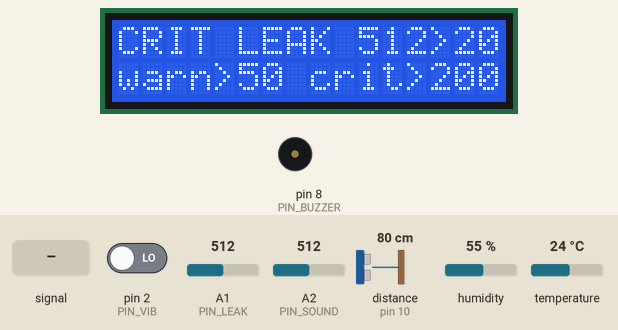
Recording of a sketch running on a simulated Arduino Uno, built with avr-gcc and run on an emulated ATmega328P. Parts: 16×2 character LCD, buzzer (waves = sounding). Wiring (inferred from the names in the program): ultrasonic range finder: trigger pin 9; echo pin 10. The test bench sets the inputs (shaded band); at power-on: A1 (PIN_LEAK) = 512, temperature 24 °C, pin 2 (PIN_VIB) LOW, A2 (PIN_SOUND) = 512, distance to the obstacle (sensor on pin 10) 80 cm, humidity 55 %. The echo pulse lasts 58.3 µs per cm; what the sketch prints to the serial monitor is not drawn.

Above: at 2.3 s.
2.4 s: A1 (PIN_LEAK) set to 211
At 3.44 s:
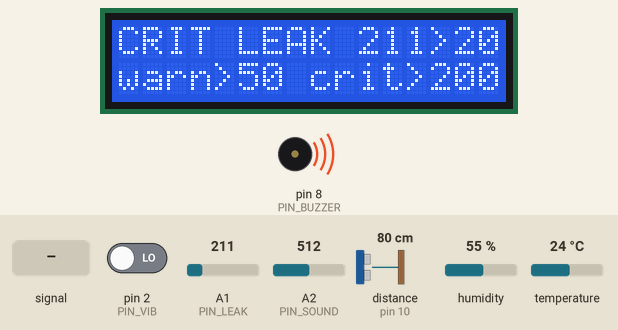
4.6 s: A1 (PIN_LEAK) set to 191
At 6.9 s:
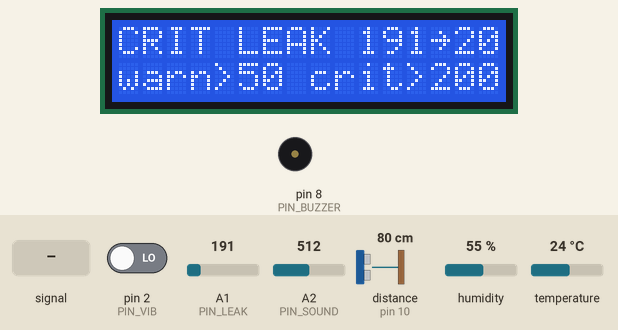
9.2 s: A2 (PIN_SOUND) fed a 200 Hz sine of ±460 counts around its level
At 11.9 s:
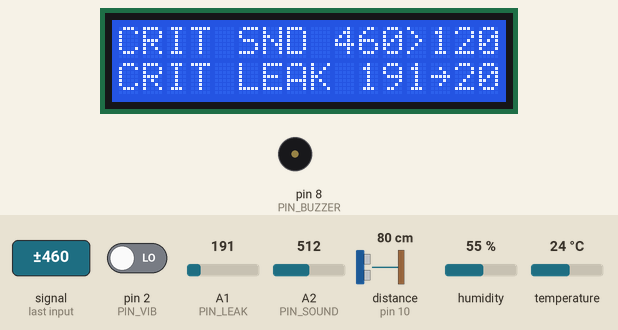
12.2 s: temperature set to 41 °C
At 14.1 s:
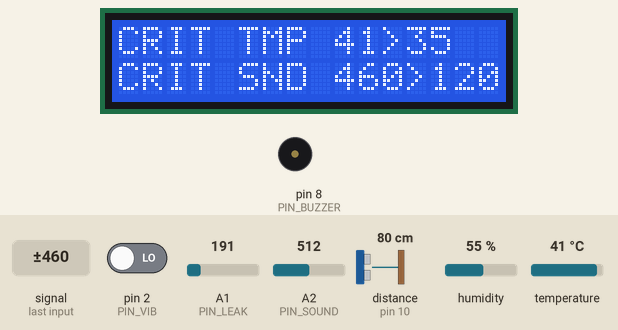
16.2 s: A2 (PIN_SOUND) fed a 200 Hz sine of ±81 counts around its level
At 20.4 s:
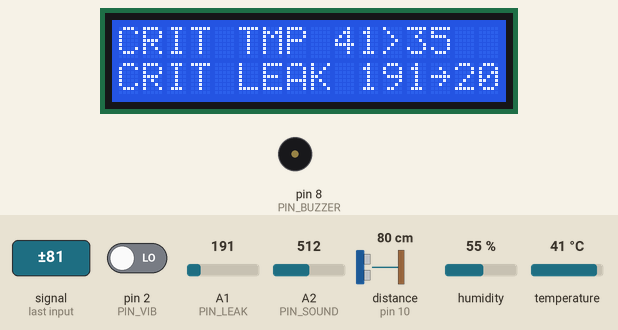
20.6 s: A1 (PIN_LEAK) set to 30
At 25.1 s:
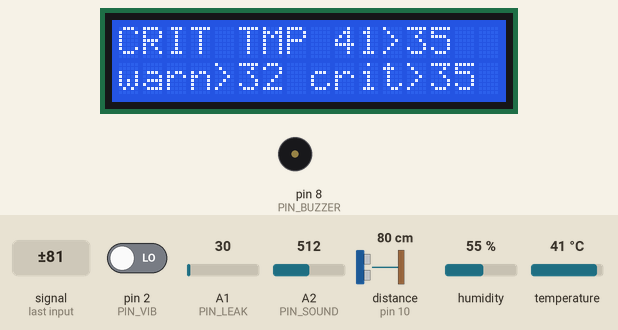
Timing chart, 0 to 26.0 s (numbered marks = the images above; inputs shaded):
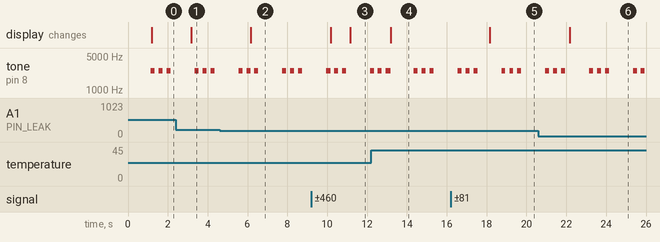

Measured:
- the behaviour switches between 200 and 199 on A1 (PIN_LEAK) (found by bisection; images 1 and 2)
- after the input at 2.4 s, the display: changes after 0.77 s (image 1)
- after the input at 4.6 s, the display: changes after 1.6 s (image 2)
- after the input at 9.2 s, the display: first changes after 0.98 s (image 3 shows a later state)
- after the input at 12.2 s, the display: changes after 0.98 s (image 4)
- after the input at 16.2 s, the display: changes after 2.0 s (image 5)
- after the input at 20.6 s, the display: changes after 1.6 s (image 6)
- by itself, tone on pin 8 (PIN_BUZZER): repeats every 2.2 s: 2 × (silent 0.20 s, 2500 Hz 0.20 s), silent 1.2 s, 2500 Hz 0.20 s

The sketch:

machine_monitor.ino
```cpp
// Predictive Machine Health Monitor - device tier (Arduino Uno).
//
// Reads the sensors, prints one CSV line per second over USB serial (115200 baud, format in
// docs/DATA_CONTRACT.md), and runs the stand-alone device rules: dev_state, buzzer, 16x2 LCD.
// Works with no laptop connected.
//
// Limits, hysteresis, hold time and which sensors are fitted come from config_generated.h,
// generated from backend/config/sensors.json + settings.json (gen_firmware_config.py).
// Never edit limits here.
//
// Uno constraints: 2 KB RAM, so no String class, F()/PROGMEM for literal text, and no
// delay() in loop(): everything is scheduled with millis().

#include <avr/wdt.h>

#ifndef PARITY_TEST
#define PARITY_TEST 0          // 1 = run the state machine parity vectors at boot (firmware_parity.py)
#endif

#include "config_generated.h"
#include "state_machine.h"
#include "buzzer.h"
#include "display.h"

#if USE_DHT11
#include <DHT.h>
#endif
#if USE_INA219
#include <Adafruit_INA219.h>
#endif

// ---- user settings ----------------------------------------------------------------------
#define FW_VERSION "1.0.2"
#ifndef BUZZER_ENABLED
#define BUZZER_ENABLED 1       // 0 = silent (testing); patterns and LCD still run
#endif
#ifndef BUZZER_PASSIVE
#define BUZZER_PASSIVE 1       // 1 = passive buzzer, driven with tone() (the fitted module); 0 = active, steady HIGH
#endif
#ifndef BUZZER_FREQ_HZ
#define BUZZER_FREQ_HZ 2500    // tone pitch for a passive buzzer (clearly audible at 2-2.7 kHz)
#endif
// Optional: power the leak sensor from this pin only while reading (less corrosion by
// electrolysis). Not used now: the sensor's + is wired to 5V. To use it, move the sensor's
// + wire to the pin (e.g. D7) and uncomment:
// #define LEAK_POWER_PIN 7

// ---- pins (firmware/README.md) -----------------------------------------------------------
#define PIN_VIB     2          // SW-420 DO, INT0
#define PIN_BUZZER  8
#define PIN_TRIG    9          // HC-SR04
#define PIN_ECHO    10
#define PIN_DHT     A0
#define PIN_LEAK    A1
#define PIN_SOUND   A2

// ---- timing ------------------------------------------------------------------------------
#define TICK_MS            1000UL   // one CSV line per second
#define DHT_EVERY_TICKS    2        // DHT11: at most one read per 2 s
#define DHT_MAX_FAILS      3        // consecutive failed reads before the fields go empty
#define PHASE_LEAK_ON_MS   300      // offsets inside each second, so blocking reads never
#define PHASE_LEAK_READ_MS 320      // land on the output tick (20 ms for a powered leak sensor)
#define PHASE_DIST_MS      500
#define PHASE_DHT_MS       700
#define ECHO_TIMEOUT_US    25000UL  // HC-SR04: > 400 cm round trip (23.3 ms)
#define STATS_EVERY_MS     60000UL  // "# free_ram=... loop_max_ms=..." comment line

// ---- sound: peak deviation from a running baseline ----------------------------------------
#define SOUND_QUIET        20       // |sample - baseline| below this counts as quiet
#define SOUND_EMA_SHIFT    10       // baseline EMA: alpha = 1/1024 per sample (only when quiet)
#define SOUND_RESEED_TICKS 10       // seconds with no quiet sample -> re-seed the baseline

// CSV decimals per column (DATA_CONTRACT.md section 3), in IDX_* order.
static const uint8_t CSV_DECIMALS[SENSOR_COUNT] = {1, 1, 0, 0, 0, 1, 1, 2};

static StateMachine sm;
static Buzzer buzzer;
static Display display;
#if USE_DHT11
static DHT dht(PIN_DHT, DHT11);
#endif
#if USE_INA219
static Adafruit_INA219 ina219;
static bool inaOk = false;
#endif

static float values[SENSOR_COUNT];      // the current row; NAN = empty field

// Sound
static int32_t soundBase = 0;            // baseline x 1024
static uint16_t soundPeak = 0;           // max deviation in the current second
static uint32_t soundSum = 0;            // for re-seeding
static uint16_t soundCount = 0;
static bool soundQuietSeen = false;
static uint8_t soundLoudTicks = 0;

// Vibration (ISR)
static volatile uint16_t vibEdges = 0;

// DHT11
static float dhtTemp = NAN, dhtHum = NAN;
static uint8_t dhtFails = 0;

// Scheduler
static uint32_t lastTick = 0;
static uint32_t tickCount = 0;
static bool leakOnDone = false, leakReadDone = false, distDone = false, dhtDone = false;
static uint32_t lastStats = 0;
static uint32_t loopMaxUs = 0;
static float leakValue = NAN, distValue = NAN;

static void onVibration() {
  if (vibEdges < 65535) vibEdges++;
}

static int freeRam() {
  extern int __heap_start, *__brkval;
  int v;
  return (int)&v - (__brkval == 0 ? (int)&__heap_start : (int)__brkval);
}

static const __FlashStringHelper* stateName(uint8_t s) {
  return s == LVL_CRITICAL ? F("CRITICAL") : (s == LVL_WARNING ? F("WARNING") : F("NORMAL"));
}

// ---- sensors -----------------------------------------------------------------------------

static void soundSample(uint32_t now) {
#if USE_SOUND
  if (buzzer.blanking(now)) return;      // sensor blanking: the mic would hear our own beep
  int s = analogRead(PIN_SOUND);
  int base = (int)(soundBase >> SOUND_EMA_SHIFT);
  uint16_t dev = (uint16_t)abs(s - base);
  if (dev > soundPeak) soundPeak = dev;
  if (dev < SOUND_QUIET) {
    soundBase += s - (soundBase >> SOUND_EMA_SHIFT);    // EMA, updated only when quiet
    soundQuietSeen = true;
  }
  soundSum += s;
  soundCount++;
#endif
}

// 1 s of samples at boot: the starting baseline (keep the room quiet).
static void soundCalibrate() {
#if USE_SOUND
  uint32_t sum = 0, n = 0, start = millis();
  while (millis() - start < 1000UL) {
    sum += analogRead(PIN_SOUND);
    n++;
  }
  soundBase = (int32_t)(sum / n) << SOUND_EMA_SHIFT;
  Serial.print(F("# sound_baseline="));
  Serial.println(sum / n);
#endif
}

// Peak of the last second; resets the window. Re-seeds the baseline if no sample was quiet
// for SOUND_RESEED_TICKS seconds (the module's DC level moved), so it can never get stuck.
static float soundTake() {
#if USE_SOUND
  float peak = soundPeak;
  if (soundQuietSeen) {
    soundLoudTicks = 0;
  } else if (++soundLoudTicks >= SOUND_RESEED_TICKS && soundCount) {
    soundBase = (int32_t)(soundSum / soundCount) << SOUND_EMA_SHIFT;
    soundLoudTicks = 0;
  }
  soundPeak = 0;
  soundSum = 0;
  soundCount = 0;
  soundQuietSeen = false;
  return peak;
#else
  return NAN;
#endif
}

static float vibTake() {
#if USE_VIBRATION
  noInterrupts();                        // copy and clear atomically
  uint16_t n = vibEdges;
  vibEdges = 0;
  interrupts();
  return n;
#else
  return NAN;
#endif
}

static void dhtRead() {
#if USE_DHT11
  // The library blocks ~25 ms (20 ms start signal for the DHT11).
  bool ok = dht.read(true);
  float t = ok ? dht.readTemperature() : NAN;
  float h = ok ? dht.readHumidity() : NAN;
  if (ok && !isnan(t) && !isnan(h)) {
    dhtTemp = t;
    dhtHum = h;
    dhtFails = 0;
  } else if (++dhtFails >= DHT_MAX_FAILS) {
    dhtTemp = dhtHum = NAN;              // sensor fault: fields go empty
    dhtFails = DHT_MAX_FAILS;
  }
#endif
}

// Leak, in two steps 20 ms apart (non-blocking): power the sensor (only with LEAK_POWER_PIN),
// then read it once it has settled and power it off again.
static void leakStart() {
#ifdef LEAK_POWER_PIN
  digitalWrite(LEAK_POWER_PIN, HIGH);
#endif
}

static void leakRead() {
#if USE_LEAK
  analogRead(PIN_LEAK);                  // first read after switching the ADC channel settles it
  leakValue = analogRead(PIN_LEAK);
#ifdef LEAK_POWER_PIN
  digitalWrite(LEAK_POWER_PIN, LOW);
#endif
#endif
}

// HC-SR04: 400 = no echo (nothing in range, clear); NAN = the module does not answer.
// pulseIn() as in firmware/tests/test_ultrasonic (the bench-tested numbers).
static void distanceRead() {
#if USE_HCSR04
  if (digitalRead(PIN_ECHO) == HIGH) {   // still high from before: cannot measure
    distValue = NAN;
    return;
  }
  digitalWrite(PIN_TRIG, LOW);
  delayMicroseconds(2);
  digitalWrite(PIN_TRIG, HIGH);
  delayMicroseconds(10);
  digitalWrite(PIN_TRIG, LOW);
  unsigned long us = pulseIn(PIN_ECHO, HIGH, ECHO_TIMEOUT_US);
  if (us == 0) {
    // Echo still HIGH at the timeout: the module is waiting for an echo that never came,
    // i.e. nothing within range. Echo LOW: no pulse at all, the module did not answer.
    distValue = digitalRead(PIN_ECHO) == HIGH ? DISTANCE_CM_OUT_OF_RANGE : NAN;
    return;
  }
  float cm = us / 58.0f;
  distValue = cm > DISTANCE_CM_OUT_OF_RANGE ? DISTANCE_CM_OUT_OF_RANGE : cm;
#endif
}

static void ina219Read() {
#if USE_INA219
  if (inaOk) {
    values[IDX_CURRENT_MA] = ina219.getCurrent_mA();
    values[IDX_BUS_V] = ina219.getBusVoltage_V();
    return;
  }
#endif
  values[IDX_CURRENT_MA] = NAN;
  values[IDX_BUS_V] = NAN;
}

// ---- output ------------------------------------------------------------------------------

static void printRow(uint32_t ms) {
  Serial.print(ms);
  for (uint8_t i = 0; i < SENSOR_COUNT; i++) {
    Serial.print(',');
    if (isnan(values[i])) continue;      // empty field rule: never 0 / -1 / NaN
    if (CSV_DECIMALS[i] == 0) {
      Serial.print((long)values[i]);
    } else {
      Serial.print(values[i], CSV_DECIMALS[i]);
    }
  }
  Serial.print(',');
  Serial.println(stateName(sm.state));
}

static void tick(uint32_t now) {
  values[IDX_TEMP_C] = dhtTemp;
  values[IDX_HUMIDITY] = dhtHum;
  values[IDX_SOUND_PEAK] = soundTake();
  values[IDX_VIB_COUNT] = vibTake();
  values[IDX_LEAK_RAW] = USE_LEAK ? leakValue : NAN;
  values[IDX_DISTANCE_CM] = USE_HCSR04 ? distValue : NAN;
  ina219Read();

  uint8_t before = sm.state;
  sm.update(values);
  if (sm.state == LVL_WARNING && before != LVL_WARNING) buzzer.beep(80);   // chirp
  buzzer.setCritical(sm.state == LVL_CRITICAL);

  printRow(now);
  display.render(sm, values, now / 1000UL);
}

#if PARITY_TEST
// Feeds every parity case through a fresh StateMachine and prints one comment line per row:
//   # parity,<case>,<row>,<STATE>,<hold_remaining or empty>,<first reason sensor index or empty>
static void runParity() {
  display.showP(PSTR("PARITY TEST"), PSTR("see serial"));
  float row[SENSOR_COUNT];
  uint16_t total = 0;
  for (uint8_t c = 0; c < PARITY_CASE_COUNT; c++) {
    const ParityCase& pc = PARITY_CASES[c];
    StateMachine p;
    p.begin(pc.rules, pc.count, pc.hold);
    for (uint8_t r = 0; r < pc.rows; r++) {
      for (uint8_t i = 0; i < pc.count; i++) row[i] = pgm_read_float(&pc.values[r * pc.count + i]);
      p.update(row);
      Serial.print(F("# parity,"));
      Serial.print(pc.name);
      Serial.print(',');
      Serial.print(r + 1);
      Serial.print(',');
      Serial.print(stateName(p.state));
      Serial.print(',');
      if (p.holdRemaining() >= 0) Serial.print(p.holdRemaining());
      Serial.print(',');
      if (p.reasonCount) Serial.print(p.reasons[0].sensor);
      Serial.println();
      total++;
    }
  }
  Serial.print(F("# parity_done,"));
  Serial.println(total);
}
#endif

// ---- setup / loop ------------------------------------------------------------------------

void setup() {
  wdt_disable();
  Serial.begin(115200);
  Serial.println(F("# fw machine_monitor v" FW_VERSION));
  buzzer.begin(PIN_BUZZER, BUZZER_ENABLED, BUZZER_PASSIVE, BUZZER_FREQ_HZ);

  bool lcd = display.begin();
  display.showP(PSTR("Machine Monitor"), PSTR("Calibrating..."));
  Serial.println(lcd ? F("# lcd=ok") : F("# lcd=not found (running without it)"));

#if PARITY_TEST
  runParity();
#endif

#if USE_VIBRATION
  pinMode(PIN_VIB, INPUT);
  attachInterrupt(digitalPinToInterrupt(PIN_VIB), onVibration, CHANGE);
#endif
#if USE_HCSR04
  pinMode(PIN_TRIG, OUTPUT);
  digitalWrite(PIN_TRIG, LOW);
  pinMode(PIN_ECHO, INPUT);
#endif
#ifdef LEAK_POWER_PIN
  pinMode(LEAK_POWER_PIN, OUTPUT);
  digitalWrite(LEAK_POWER_PIN, LOW);
#endif
#if USE_INA219
  inaOk = ina219.begin();
  Serial.println(inaOk ? F("# ina219=ok") : F("# ina219=not found"));
#endif
#if USE_DHT11
  dht.begin();
#endif

  // The DHT11 needs ~1 s after power-up; the sound calibration covers it.
  soundCalibrate();
#if USE_DHT11
  dhtRead();
  Serial.println(isnan(dhtTemp) ? F("# dht11=no reading yet") : F("# dht11=ok"));
#endif
  leakStart();
  uint32_t settle = millis();
  while (millis() - settle < PHASE_LEAK_READ_MS - PHASE_LEAK_ON_MS) {}
  leakRead();
  distanceRead();
  vibTake();                             // drop edges counted during setup

  sm.begin(SENSOR_RULES, SENSOR_COUNT, HOLD_SECONDS);
  buzzer.beep(200);                      // boot beep
  Serial.print(F("# free_ram="));
  Serial.println(freeRam());
  Serial.println(F(CSV_HEADER));         // last line of setup (DATA_CONTRACT.md section 2)

  lastTick = millis() - TICK_MS;         // first data line right away
  lastStats = millis();
  wdt_enable(WDTO_2S);                   // a hang resets the board after 2 s
}

void loop() {
  uint32_t startUs = micros();
  uint32_t now = millis();
  wdt_reset();

  buzzer.tick(now);                      // first, so soundSample() sees the current buzzer state
  soundSample(now);

  uint32_t phase = now - lastTick;
  if (phase >= TICK_MS) {
    // Next tick on the 1 s grid; if we fell more than a tick behind, resync (no bursts).
    lastTick = (phase >= 2 * TICK_MS) ? now : lastTick + TICK_MS;
    tick(now);
    tickCount++;
    leakOnDone = leakReadDone = distDone = dhtDone = false;
  } else {
    if (!leakOnDone && phase >= PHASE_LEAK_ON_MS) {
      leakStart();
      leakOnDone = true;
    }
    if (!leakReadDone && phase >= PHASE_LEAK_READ_MS) {
      leakRead();
      leakReadDone = true;
    }
    if (!distDone && phase >= PHASE_DIST_MS) {
      distanceRead();
      distDone = true;
    }
    if (!dhtDone && phase >= PHASE_DHT_MS) {
      if (tickCount % DHT_EVERY_TICKS == 0) dhtRead();
      dhtDone = true;
    }
  }

  if (now - lastStats >= STATS_EVERY_MS) {
    lastStats = now;
    Serial.print(F("# free_ram="));
    Serial.print(freeRam());
    Serial.print(F(" loop_max_ms="));
    Serial.println((loopMaxUs + 999) / 1000);
    loopMaxUs = 0;
  }

  uint32_t took = micros() - startUs;
  if (took > loopMaxUs) loopMaxUs = took;
}
```

buzzer.h
```cpp
// Buzzer patterns on D8, non-blocking: call tick() every loop.
//   boot      one 200 ms beep
//   WARNING   one short chirp (80 ms) when the state enters WARNING
//   CRITICAL  200 ms on / 200 ms off, three beeps, then a 1 s pause, repeating
//   NORMAL    silent
// BUZZER_ENABLED 0 keeps it silent (testing); the patterns still run.
// BUZZER_PASSIVE 1 (default, the fitted module): a passive buzzer, driven with tone() at
// BUZZER_FREQ_HZ; a steady level makes no sound (bench test 2026-10-24, HIL_RESULTS.md).
// BUZZER_PASSIVE 0: an active (self-oscillating) buzzer, driven with a steady HIGH.
//
// tone() uses Timer2. Nothing else in the sketch does: millis()/micros() are Timer0, D2 is
// INT0, the watchdog and I2C (TWI) are their own hardware, pulseIn() is a counting loop.
// While a tone plays its interrupt steals a few % of the CPU, so a pulseIn() distance taken
// during a beep reads a few % short (firmware/README.md, Buzzer).
//
// Sensor blanking: the microphone hears the buzzer (sound_peak 30-39 during a beep on the
// bench, inside the sound hysteresis band), so the sketch ignores sound samples while
// blanking() is true: while it sounds and BLANK_MS after (HIL_RESULTS.md).
//
// Silent = noTone() and the pin back to INPUT (high impedance), not driven: on the bench,
// holding D8 LOW made the buzzer module draw a steady current that lifted every analog
// reading by ~20 counts (dry leak ~6 -> ~26, sound baseline 15 -> 35).
#pragma once

#include <Arduino.h>

class Buzzer {
 public:
  void begin(uint8_t pin, bool enabled, bool passive, uint16_t freqHz) {
    pin_ = pin;
    enabled_ = enabled;
    passive_ = passive;
    freqHz_ = freqHz;
    digitalWrite(pin_, LOW);
    pinMode(pin_, INPUT);
  }

  // One beep of `ms` (boot beep, WARNING chirp). Does not interrupt the CRITICAL pattern.
  void beep(uint16_t ms) {
    beepStart_ = millis();
    beepMs_ = ms;
  }

  void setCritical(bool on) {
    if (on && !critical_) critStart_ = millis();
    critical_ = on;
  }

  // True while the buzzer sounds and for BLANK_MS after it stops (sensor blanking).
  bool blanking(uint32_t now) const {
    return pinOn_ || now - offAt_ < BLANK_MS;
  }

  void tick(uint32_t now) {
    bool on = false;
    if (critical_) {
      uint16_t phase = (now - critStart_) % CRIT_CYCLE_MS;     // 3 x (200 on + 200 off) + 1000 pause
      on = phase < 3 * 400 && (phase % 400) < 200;
    } else if (beepMs_ && now - beepStart_ < beepMs_) {
      on = true;
    } else {
      beepMs_ = 0;
    }
    on = on && enabled_;
    if (on != pinOn_) {
      if (on && passive_) {
        tone(pin_, freqHz_);                 // sets the pin to OUTPUT itself
      } else if (on) {
        digitalWrite(pin_, HIGH);
        pinMode(pin_, OUTPUT);
      } else {
        if (passive_) noTone(pin_);          // stops Timer2, leaves the pin OUTPUT LOW
        pinMode(pin_, INPUT);                // high impedance, see above
        digitalWrite(pin_, LOW);             // and no pull-up
        offAt_ = now;
      }
      pinOn_ = on;
    }
  }

 private:
  static const uint16_t CRIT_CYCLE_MS = 3 * 400 + 1000;
  static const uint16_t BLANK_MS = 50;      // the beep's tail and the sound module settling
  uint8_t pin_ = 0;
  bool enabled_ = true;
  bool passive_ = true;
  uint16_t freqHz_ = 2500;
  bool critical_ = false;
  bool pinOn_ = false;
  uint32_t critStart_ = 0;
  uint32_t beepStart_ = 0;
  uint16_t beepMs_ = 0;
  uint32_t offAt_ = 0;
};
```

Source omitted: display.h (7588 bytes), state_machine.h (5310 bytes), config_generated.h (6503 bytes)
